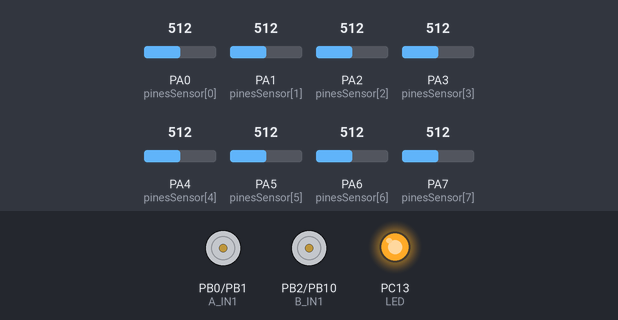
This sketch was run on a simulated STM32 Black Pill. Parts: motor-driver pin pairs drawn as motors (green arrow = first pin HIGH = forward, orange = second pin HIGH = backward, longer = more drive, scaled by the enable pin), output pins drawn as LEDs (lit = HIGH). The test bench sets the inputs (shaded band); at power-on: PA0 (pinesSensor[0]) = 512, PA1 (pinesSensor[1]) = 512, PA2 (pinesSensor[2]) = 512, PA3 (pinesSensor[3]) = 512, PA4 (pinesSensor[4]) = 512, PA5 (pinesSensor[5]) = 512, PA6 (pinesSensor[6]) = 512, PA7 (pinesSensor[7]) = 512 (analog values on the 0–1023 scale).

Above: at 0.1 s.
At 5.5 s:
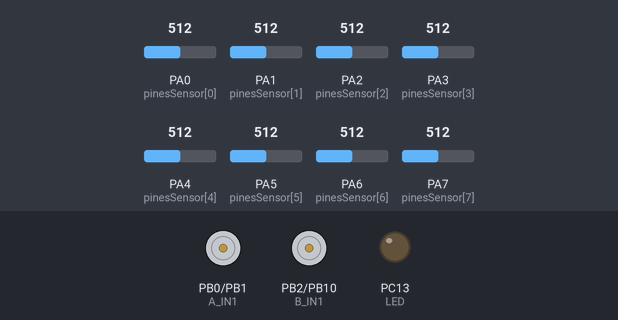
At 7.6 s:
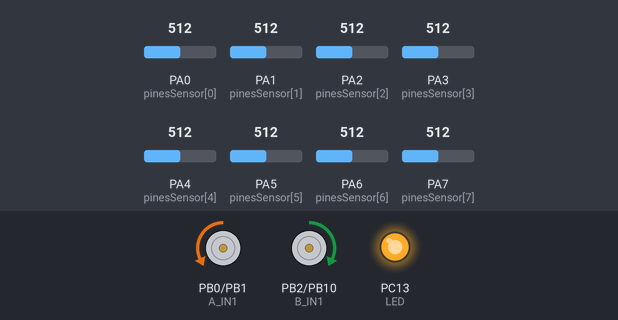
Timing chart, 0 to 9.1 s (numbered marks = the images above):
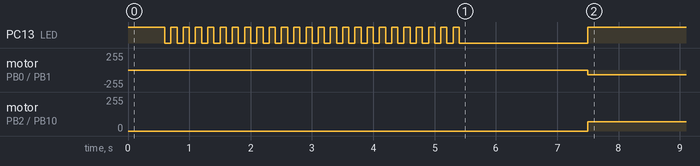

Measured:
- by itself, motor on PB0 (A_IN1) / PB1 (A_IN2): stopped → backward 70/255 at 7.5 s
- by itself, motor on PB2 (B_IN1) / PB10 (B_IN2): stopped → forward 70/255 at 7.5 s

The sketch:

SeguidorLineas.ino
```cpp
/*
 * Seguidor de lineas - WeAct STM32H503CB (tambien compila para Blackpill F401/F411)
 * Framework: Arduino (STM32duino, core "STM32 MCU based boards")
 *
 * Conexiones:
 *   Sensor de linea (8 canales analogicos): PA0..PA7  (S0 = PA0 izquierda ... S7 = PA7 derecha)
 *   Motor A (izquierdo):  IN1 = PB0, IN2 = PB1,  PWM = PB7  (en H503: TIM1_CH1)
 *   Motor B (derecho):    IN1 = PB2, IN2 = PB10, PWM = PB8  (en H503: PWM por software con TIM3)
 *   LED de la placa: PC13 (activo en bajo) - indica calibracion
 *
 * Funcionamiento:
 *   1. Al encender, el LED parpadea rapido durante 5 s: desliza el robot
 *      de lado a lado sobre la linea para que todos los sensores vean
 *      blanco y negro (calibracion).
 *   2. LED fijo 2 s -> pon el robot centrado sobre la linea.
 *   3. Arranca el control PID.
 */

// ===================== CONFIGURACION =====================
// Ajusta estos valores segun tu robot.

#define NUM_SENSORES 8

// true  -> el sensor da valor ALTO sobre la linea (ej. QTR-8A sobre linea negra)
// false -> el sensor da valor BAJO sobre la linea (muchos modulos TCRT5000)
const bool LINEA_DA_VALOR_ALTO = true;

// Si un motor gira al reves, cambia su valor a true
const bool INVERTIR_MOTOR_A = true;
const bool INVERTIR_MOTOR_B = true;

// Velocidades (0..255)
const int VEL_BASE = 75;      // velocidad en recta
const int VEL_MAX  = 140;     // limite de cada motor
const int VEL_BUSQUEDA = 70;  // giro cuando se pierde la linea

// Constantes PID (empieza con KD = 0 y KI = 0, sube KP hasta que oscile, luego sube KD)
float KP = 0.03f;
float KI = 0.0f;
float KD = 0.3f;

const int CALIB_MS = 5000;       // duracion de la calibracion
const int UMBRAL_LINEA = 200;    // valor normalizado (0..1000) para considerar "veo linea"

#define DEBUG_SERIAL 0           // pon 1 para ver datos por USB Serial

// ===================== PINES =====================
const uint8_t pinesSensor[NUM_SENSORES] = {PA0, PA1, PA2, PA3, PA4, PA5, PA6, PA7};

const uint8_t A_IN1 = PB0;
const uint8_t A_IN2 = PB1;
const uint8_t A_PWM = PB7;

const uint8_t B_IN1 = PB2;
const uint8_t B_IN2 = PB10;
const uint8_t B_PWM = PB8;

const uint8_t LED = PC13;

// ===================== VARIABLES =====================
uint16_t minimo[NUM_SENSORES];
uint16_t maximo[NUM_SENSORES];
uint16_t valor[NUM_SENSORES];   // normalizado 0..1000 (1000 = linea)

const int32_t CENTRO = (NUM_SENSORES - 1) * 1000 / 2;  // 3500
int32_t ultimaPosicion = CENTRO;
float errorAnterior = 0;
float integral = 0;

// ===================== PWM POR SOFTWARE (STM32H503) =====================
// En el STM32H503 el pin PB8 no tiene timer de PWM, asi que se genera
// con interrupciones de TIM3 a 20 kHz. PB7 usa PWM por hardware (TIM1_CH1).
#if defined(STM32H5xx)
#define PWM_B_SOFTWARE 1
HardwareTimer *timerPwmB = nullptr;
volatile uint8_t dutyB = 0;

void pwmB_inicio() {            // inicio de periodo -> PB8 en alto
  if (dutyB > 0) digitalWriteFast(PB_8, HIGH);
}
void pwmB_fin() {               // fin del ciclo util -> PB8 en bajo
  if (dutyB < 255) digitalWriteFast(PB_8, LOW);
}

void pwmB_setup() {
  timerPwmB = new HardwareTimer(TIM3);
  timerPwmB->setOverflow(20000, HERTZ_FORMAT);
  timerPwmB->setMode(1, TIMER_OUTPUT_COMPARE, NC);
  timerPwmB->setCaptureCompare(1, 0, RESOLUTION_8B_COMPARE_FORMAT);
  timerPwmB->attachInterrupt(pwmB_inicio);
  timerPwmB->attachInterrupt(1, pwmB_fin);
  timerPwmB->resume();
}

void pwmB_write(uint8_t d) {
  dutyB = d;
  timerPwmB->setCaptureCompare(1, d, RESOLUTION_8B_COMPARE_FORMAT);
  if (d == 0)   digitalWriteFast(PB_8, LOW);
  if (d == 255) digitalWriteFast(PB_8, HIGH);
}
#else
#define PWM_B_SOFTWARE 0
#endif

// ===================== MOTORES =====================
void escribirPWM(uint8_t pin, int duty) {
#if PWM_B_SOFTWARE
  if (pin == B_PWM) { pwmB_write(duty); return; }
#endif
  analogWrite(pin, duty);
}

void moverMotor(uint8_t in1, uint8_t in2, uint8_t pwm, int vel, bool invertir) {
  if (invertir) vel = -vel;
  vel = constrain(vel, -255, 255);
  if (vel > 0) {
    digitalWrite(in1, HIGH);
    digitalWrite(in2, LOW);
  } else if (vel < 0) {
    digitalWrite(in1, LOW);
    digitalWrite(in2, HIGH);
  } else {
    digitalWrite(in1, LOW);   // motor libre
    digitalWrite(in2, LOW);
  }
  escribirPWM(pwm, abs(vel));
}

void motores(int velA, int velB) {
  moverMotor(A_IN1, A_IN2, A_PWM, velA, INVERTIR_MOTOR_A);
  moverMotor(B_IN1, B_IN2, B_PWM, velB, INVERTIR_MOTOR_B);
}

// ===================== SENSORES =====================
void leerCrudo(uint16_t *crudo) {
  for (int i = 0; i < NUM_SENSORES; i++) {
    crudo[i] = analogRead(pinesSensor[i]);
  }
}

void calibrar() {
  for (int i = 0; i < NUM_SENSORES; i++) {
    minimo[i] = 4095;
    maximo[i] = 0;
  }
  uint16_t crudo[NUM_SENSORES];
  uint32_t inicio = millis();
  while (millis() - inicio < (uint32_t)CALIB_MS) {
    leerCrudo(crudo);
    for (int i = 0; i < NUM_SENSORES; i++) {
      if (crudo[i] < minimo[i]) minimo[i] = crudo[i];
      if (crudo[i] > maximo[i]) maximo[i] = crudo[i];
    }
    digitalWrite(LED, (millis() / 100) % 2);  // parpadeo rapido
    delay(2);
  }
}

// Devuelve la posicion de la linea: 0 (S0) .. 7000 (S7). Centro = 3500.
// Pone 'veoLinea' en false si ningun sensor detecta la linea.
int32_t leerPosicion(bool &veoLinea) {
  uint16_t crudo[NUM_SENSORES];
  leerCrudo(crudo);

  uint32_t suma = 0, sumaPonderada = 0;
  veoLinea = false;

  for (int i = 0; i < NUM_SENSORES; i++) {
    int32_t rango = (int32_t)maximo[i] - minimo[i];
    int32_t v = 0;
    if (rango > 50) {
      v = ((int32_t)crudo[i] - minimo[i]) * 1000 / rango;
      v = constrain(v, 0, 1000);
    }
    if (!LINEA_DA_VALOR_ALTO) v = 1000 - v;
    valor[i] = v;

    if (v > UMBRAL_LINEA) veoLinea = true;
    if (v > 50) {                       // ignora ruido
      sumaPonderada += (uint32_t)v * (i * 1000);
      suma += v;
    }
  }

  if (!veoLinea || suma == 0) {
    return ultimaPosicion;
  }
  ultimaPosicion = sumaPonderada / suma;
  return ultimaPosicion;
}

// ===================== SETUP =====================
void setup() {
  pinMode(LED, OUTPUT);
  digitalWrite(LED, HIGH);  // apagado

  pinMode(A_IN1, OUTPUT); pinMode(A_IN2, OUTPUT);
  pinMode(B_IN1, OUTPUT); pinMode(B_IN2, OUTPUT);
  pinMode(A_PWM, OUTPUT); pinMode(B_PWM, OUTPUT);

  for (int i = 0; i < NUM_SENSORES; i++) pinMode(pinesSensor[i], INPUT_ANALOG);

  analogReadResolution(12);     // 0..4095
  analogWriteResolution(8);     // 0..255
  analogWriteFrequency(20000);  // 20 kHz: motores silenciosos
#if PWM_B_SOFTWARE
  pwmB_setup();
#endif

  motores(0, 0);

#if DEBUG_SERIAL
  Serial.begin(115200);
#endif

  delay(500);
  calibrar();

  digitalWrite(LED, LOW);   // LED fijo: coloca el robot sobre la linea
  delay(2000);
  digitalWrite(LED, HIGH);
}

// ===================== LOOP =====================
void loop() {
  bool veoLinea;
  int32_t posicion = leerPosicion(veoLinea);

  if (!veoLinea) {
    // Linea perdida: girar hacia el lado donde se vio por ultima vez
    integral = 0;
    if (ultimaPosicion < CENTRO) motores(-VEL_BUSQUEDA, VEL_BUSQUEDA);  // linea a la izquierda
    else                         motores(VEL_BUSQUEDA, -VEL_BUSQUEDA);  // linea a la derecha
    return;
  }

  // error > 0 -> linea a la derecha
  float error = (float)(posicion - CENTRO);
  integral = constrain(integral + error, -50000.0f, 50000.0f);
  float derivada = error - errorAnterior;
  errorAnterior = error;

  float correccion = KP * error + KI * integral + KD * derivada;

  int velA = VEL_BASE + (int)correccion;  // motor A = izquierdo
  int velB = VEL_BASE - (int)correccion;  // motor B = derecho
  velA = constrain(velA, -VEL_MAX, VEL_MAX);
  velB = constrain(velB, -VEL_MAX, VEL_MAX);

  motores(velA, velB);

#if DEBUG_SERIAL
  static uint32_t t = 0;
  if (millis() - t > 100) {
    t = millis();
    for (int i = 0; i < NUM_SENSORES; i++) { Serial.print(valor[i]); Serial.print('\t'); }
    Serial.print("pos="); Serial.print(posicion);
    Serial.print(" A="); Serial.print(velA);
    Serial.print(" B="); Serial.println(velB);
  }
#endif

  delay(2);  // ~500 Hz de lazo de control
}
```
